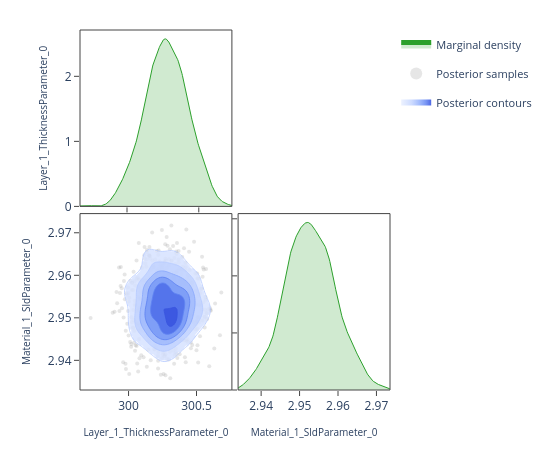

Notebook code for this chart:
### Code cell
# ---- Pairwise focus: thickness vs SLD ---------------------------------------
# A 2-parameter corner plot zooms in on the joint posterior for a specific
# pair.  This is the same view the EasyReflectometryApp's "2D Heatmap"
# sub-tab uses to inspect parameter degeneracies.


params_of_interest = ['Layer_1_ThicknessParameter_0', 'Material_1_SldParameter_0']
idx = [posterior.param_names.index(p) for p in params_of_interest]
subset_draws = np.asarray(posterior.draws)[:, idx]

fig = plot_corner(subset_draws, params_of_interest)
fig.show()

### Figure 1 — Plotly figure (JSON) as saved in the notebook; plotly's stock layout.template omitted (floating-point values rounded to 4 significant figures; data arrays with more than 128 entries replaced by an {"elided": "..."} marker saying what was removed)
{"data": [{"fill": "tozeroy", "fillcolor": "rgba(44, 160, 44, 0.22)", "hoverinfo": "skip", "legendgroup": "marginal", "line": {"color": "rgb(44, 160, 44)", "width": 1}, "mode": "lines", "name": "Marginal density", "showlegend": true, "type": "scatter", "x": {"elided": "256 float values"}, "xaxis": "x", "y": {"elided": "256 float values"}, "yaxis": "y"}, {"hoverinfo": "skip", "legendgroup": "scatter", "marker": {"color": "rgba(140, 140, 140, 0.22)", "size": 4}, "mode": "markers", "name": "Posterior samples", "showlegend": true, "type": "scatter", "x": {"elided": "720 float values"}, "xaxis": "x3", "y": {"elided": "720 float values"}, "yaxis": "y3", "zorder": 0}, {"colorscale": [[0.0, "rgba(224, 233, 255, 0.62)"], [0.35, "rgba(183, 203, 255, 0.70)"], [0.6, "rgba(138, 169, 252, 0.78)"], [0.82, "rgba(96, 131, 242, 0.84)"], [1.0, "rgba(58, 86, 224, 0.90)"]], "connectgaps": false, "contours": {"coloring": "fill", "end": 129.2, "showlabels": false, "showlines": false, "size": 20.39, "start": 27.19}, "hoverinfo": "skip", "legendgroup": "contour", "name": "Posterior contours", "showlegend": true, "showscale": false, "type": "contour", "x": [299.7, 299.7, 299.7, 299.7, 299.7, 299.7, 299.8, 299.8, 299.8, 299.8, 299.8, 299.8, 299.8, 299.8, 299.9, 299.9, 299.9, 299.9, 299.9, 299.9, 299.9, 300.0, 300.0, 300.0, 300.0, 300.0, 300.0, 300.0, 300.0, 300.1, 300.1, 300.1, 300.1, 300.1, 300.1, 300.1, 300.2, 300.2, 300.2, 300.2, 300.2, 300.2, 300.2, 300.2, 300.3, 300.3, 300.3, 300.3, 300.3, 300.3, 300.3, 300.4, 300.4, 300.4, 300.4, 300.4, 300.4, 300.4, 300.4, 300.5, 300.5, 300.5, 300.5, 300.5, 300.5, 300.5, 300.6, 300.6, 300.6, 300.6, 300.6, 300.6, 300.6, 300.7, 300.7, 300.7, 300.7, 300.7, 300.7, 300.7], "xaxis": "x3", "y": [2.934, 2.935, 2.935, 2.936, 2.936, 2.937, 2.937, 2.938, 2.938, 2.939, 2.939, 2.94, 2.94, 2.941, 2.941, 2.942, 2.942, 2.943, 2.943, 2.944, 2.944, 2.945, 2.945, 2.946, 2.946, 2.947, 2.947, 2.948, 2.948, 2.949, 2.949, 2.95, 2.95, 2.951, 2.951, 2.952, 2.952, 2.953, 2.953, 2.954, 2.954, 2.955, 2.955, 2.956, 2.956, 2.957, 2.957, 2.958, 2.958, 2.959, 2.959, 2.96, 2.96, 2.961, 2.961, 2.962, 2.962, 2.963, 2.963, 2.964, 2.964, 2.965, 2.965, 2.966, 2.966, 2.967, 2.967, 2.968, 2.968, 2.969, 2.969, 2.97, 2.97, 2.971, 2.971, 2.972, 2.972, 2.973, 2.973, 2.974], "yaxis": "y3", "z": {"elided": "80x80 float values"}, "zmax": 129.2, "zmin": 27.19, "zorder": 1}, {"colorscale": [[0.0, "rgba(183, 203, 255, 0.94)"], [0.35, "rgba(183, 203, 255, 0.94)"], [0.35, "rgba(138, 169, 252, 0.95)"], [0.6, "rgba(138, 169, 252, 0.95)"], [0.6, "rgba(96, 131, 242, 0.96)"], [0.82, "rgba(96, 131, 242, 0.96)"], [0.82, "rgba(58, 86, 224, 0.98)"], [1.0, "rgba(58, 86, 224, 0.98)"]], "contours": {"coloring": "lines", "end": 129.2, "showlabels": false, "size": 20.39, "start": 27.19}, "hoverinfo": "skip", "legendgroup": "contour", "line": {"width": 0.9}, "showlegend": false, "showscale": false, "type": "contour", "x": [299.7, 299.7, 299.7, 299.7, 299.7, 299.7, 299.8, 299.8, 299.8, 299.8, 299.8, 299.8, 299.8, 299.8, 299.9, 299.9, 299.9, 299.9, 299.9, 299.9, 299.9, 300.0, 300.0, 300.0, 300.0, 300.0, 300.0, 300.0, 300.0, 300.1, 300.1, 300.1, 300.1, 300.1, 300.1, 300.1, 300.2, 300.2, 300.2, 300.2, 300.2, 300.2, 300.2, 300.2, 300.3, 300.3, 300.3, 300.3, 300.3, 300.3, 300.3, 300.4, 300.4, 300.4, 300.4, 300.4, 300.4, 300.4, 300.4, 300.5, 300.5, 300.5, 300.5, 300.5, 300.5, 300.5, 300.6, 300.6, 300.6, 300.6, 300.6, 300.6, 300.6, 300.7, 300.7, 300.7, 300.7, 300.7, 300.7, 300.7], "xaxis": "x3", "y": [2.934, 2.935, 2.935, 2.936, 2.936, 2.937, 2.937, 2.938, 2.938, 2.939, 2.939, 2.94, 2.94, 2.941, 2.941, 2.942, 2.942, 2.943, 2.943, 2.944, 2.944, 2.945, 2.945, 2.946, 2.946, 2.947, 2.947, 2.948, 2.948, 2.949, 2.949, 2.95, 2.95, 2.951, 2.951, 2.952, 2.952, 2.953, 2.953, 2.954, 2.954, 2.955, 2.955, 2.956, 2.956, 2.957, 2.957, 2.958, 2.958, 2.959, 2.959, 2.96, 2.96, 2.961, 2.961, 2.962, 2.962, 2.963, 2.963, 2.964, 2.964, 2.965, 2.965, 2.966, 2.966, 2.967, 2.967, 2.968, 2.968, 2.969, 2.969, 2.97, 2.97, 2.971, 2.971, 2.972, 2.972, 2.973, 2.973, 2.974], "yaxis": "y3", "z": {"elided": "80x80 float values"}, "zmax": 129.2, "zmin": 27.19, "zorder": 2}, {"fill": "tozeroy", "fillcolor": "rgba(44, 160, 44, 0.22)", "hoverinfo": "skip", "legendgroup": "marginal", "line": {"color": "rgb(44, 160, 44)", "width": 1}, "mode": "lines", "name": "Marginal density", "showlegend": false, "type": "scatter", "x": {"elided": "256 float values"}, "xaxis": "x4", "y": {"elided": "256 float values"}, "yaxis": "y4"}], "layout": {"height": 450, "legend": {"font": {"size": 11}, "itemsizing": "constant", "orientation": "v", "x": 1.02, "xanchor": "left", "y": 1.0, "yanchor": "top"}, "margin": {"b": 60, "l": 80, "r": 160, "t": 30}, "plot_bgcolor": "white", "shapes": [{"fillcolor": "rgba(0,0,0,0)", "layer": "above", "line": {"color": "#444", "width": 1}, "type": "rect", "x0": 0, "x1": 1, "xref": "x domain", "y0": 0, "y1": 1, "yref": "y domain"}, {"fillcolor": "rgba(0,0,0,0)", "layer": "above", "line": {"color": "#444", "width": 1}, "type": "rect", "x0": 0, "x1": 1, "xref": "x3 domain", "y0": 0, "y1": 1, "yref": "y3 domain"}, {"fillcolor": "rgba(0,0,0,0)", "layer": "above", "line": {"color": "#444", "width": 1}, "type": "rect", "x0": 0, "x1": 1, "xref": "x4 domain", "y0": 0, "y1": 1, "yref": "y4 domain"}], "showlegend": true, "width": 550, "xaxis": {"anchor": "y", "domain": [0.0, 0.49], "showgrid": false, "showticklabels": false, "ticks": "outside", "zeroline": false}, "xaxis2": {"anchor": "y2", "domain": [0.51, 1.0], "showgrid": false, "ticks": "outside", "visible": false, "zeroline": false}, "xaxis3": {"anchor": "y3", "domain": [0.0, 0.49], "showgrid": false, "ticks": "outside", "title": {"font": {"size": 10}, "text": "Layer_1_ThicknessParameter_0"}, "zeroline": false}, "xaxis4": {"anchor": "y4", "domain": [0.51, 1.0], "showgrid": false, "ticks": "outside", "title": {"font": {"size": 10}, "text": "Material_1_SldParameter_0"}, "zeroline": false}, "yaxis": {"anchor": "x", "domain": [0.51, 1.0], "showgrid": false, "ticks": "outside", "title": {"font": {"size": 10}, "text": "Layer_1_ThicknessParameter_0"}, "zeroline": false}, "yaxis2": {"anchor": "x2", "domain": [0.51, 1.0], "showgrid": false, "ticks": "outside", "visible": false, "zeroline": false}, "yaxis3": {"anchor": "x3", "domain": [0.0, 0.49], "showgrid": false, "ticks": "outside", "title": {"font": {"size": 10}, "text": "Material_1_SldParameter_0"}, "zeroline": false}, "yaxis4": {"anchor": "x4", "domain": [0.0, 0.49], "showgrid": false, "showticklabels": false, "ticks": "outside", "zeroline": false}}}
